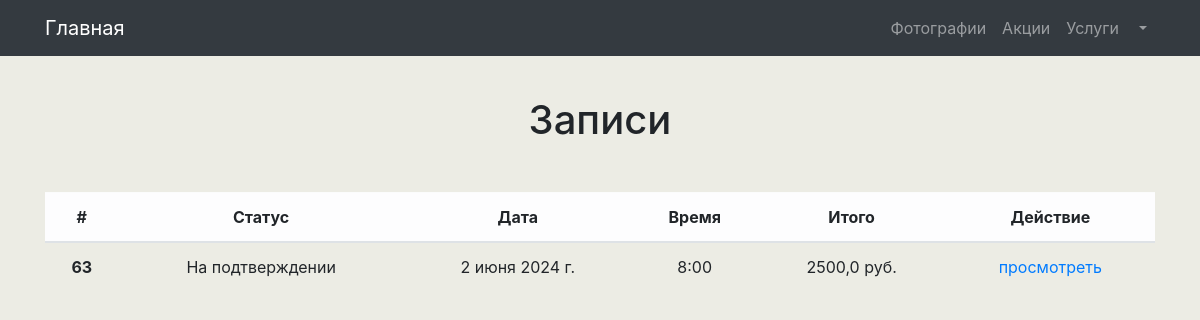
Screenshot of /procedures/ (signed in) with the database file from the repository.
### procedures/models.py (models this page shows, shortened)
class Order(models.Model):
    CREATED = 0
    CONFIRMED = 1
    VIZITED = 2
    CANCEL = 3
    STATUSES = (
        (CREATED,'На подтверждении'),
        (CONFIRMED, 'Подтверждена'),
        (VIZITED,'Посетил'),
        (CANCEL,'Отменена'),
    )
    first_name = models.CharField(max_length=64)
    last_name = models.CharField(max_length=64)
    date = models.DateField()
    time = models.TimeField()
    basket_history = models.JSONField(default=dict)
    created = models.DateField(auto_now_add=True)
    status = models.SmallIntegerField(default=CREATED, choices=STATUSES)
    initiator = models.ForeignKey(to=User, on_delete=models.CASCADE)
    class Meta:
        verbose_name = 'Запись'
        verbose_name_plural = 'Записи'

### procedures/views.py (the view)
# urls.py: path('', OrderList , name='orders_list'),
def OrderList(request):
    all_orders = Order.objects.all()
    orders = all_orders.filter(initiator=request.user).order_by('-id')
    context = {
        'title': 'Записи',
        'orders': orders,
    }
    return render(request, 'procedures/orders.html', context)

### procedures/templates/procedures/orders.html
{% extends 'services/base.html' %}
{% block content %}
  <section>
    <div class="container pt-5">
        <div class="text-center mt-5">
            <h1>Записи</h1>
            <div class="orders mt-5">
                <table class="table">
                    <thead>
                    <tr class="table-light">
                        <th scope="col">#</th>
                        <th scope="col">Статус</th>
                        <th scope="col">Дата</th>
                        <th scope="col">Время</th>
                        <th scope="col">Итого</th>
                        <th scope="col">Действие</th>
                    </tr>
                    </thead>
                    <tbody>
                    {% for order in orders %}
                        <tr>
                            <th scope="row">{{order.id}}</th>
                            <td>{{order.get_status_display}}</td>
                            <td>{{order.date}}</td>
                            <td>{{order.time}}</td>
                            <td>{{order.basket_history.total_sum}} руб.</td>
                            <td>
                                <a href="{% url 'procedures:order' order.id %}">просмотреть</a>
                            </td>
                        </tr>
                    {% endfor %}
                    </tbody>
                </table>
            </div>
        </div>
    </div>
</section>
{% endblock %}

### services/templates/services/base.html (style rules this page uses)
body { background-color: #ecece4; }

### rows the page displays
Order: id "63", status "На подтверждении", date "2 июня 2024 г.", time "8:00", basket_history.total_sum "2500,0"
